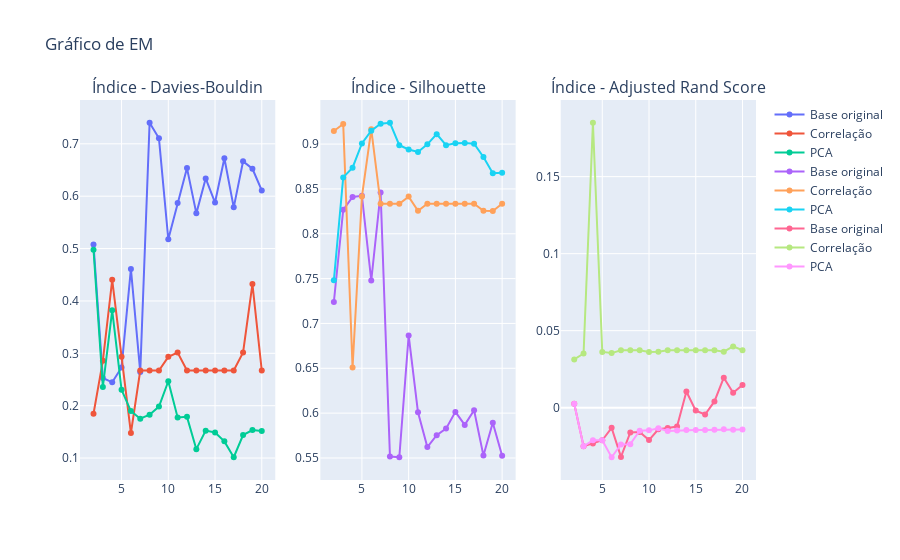

The notebook cell this image was saved under:
### Code cell
plot_cluster_indices(data_tfidf, selected_df_corr, selected_df_pca, labels, 'em', cov_type='full')

### Figure 1 — Plotly figure (JSON) as saved in the notebook; plotly's stock layout.template omitted (floating-point values rounded to 4 significant figures)
{"data": [{"name": "Base original", "type": "scatter", "x": [2, 3, 4, 5, 6, 7, 8, 9, 10, 11, 12, 13, 14, 15, 16, 17, 18, 19, 20], "xaxis": "x", "y": [0.5079, 0.2529, 0.2447, 0.2731, 0.4611, 0.2643, 0.7402, 0.7105, 0.5177, 0.587, 0.6536, 0.5672, 0.634, 0.5878, 0.6723, 0.5787, 0.6665, 0.6524, 0.611], "yaxis": "y"}, {"name": "Correlação", "type": "scatter", "x": [2, 3, 4, 5, 6, 7, 8, 9, 10, 11, 12, 13, 14, 15, 16, 17, 18, 19, 20], "xaxis": "x", "y": [0.1847, 0.2856, 0.4403, 0.2932, 0.1478, 0.267, 0.267, 0.267, 0.2932, 0.3015, 0.267, 0.267, 0.267, 0.267, 0.267, 0.267, 0.3015, 0.4323, 0.267], "yaxis": "y"}, {"name": "PCA", "type": "scatter", "x": [2, 3, 4, 5, 6, 7, 8, 9, 10, 11, 12, 13, 14, 15, 16, 17, 18, 19, 20], "xaxis": "x", "y": [0.4977, 0.2358, 0.382, 0.2304, 0.1897, 0.1752, 0.1829, 0.1984, 0.2466, 0.1775, 0.1787, 0.117, 0.1524, 0.1489, 0.1319, 0.1016, 0.1439, 0.1535, 0.1516], "yaxis": "y"}, {"name": "Base original", "type": "scatter", "x": [2, 3, 4, 5, 6, 7, 8, 9, 10, 11, 12, 13, 14, 15, 16, 17, 18, 19, 20], "xaxis": "x2", "y": [0.7239, 0.8267, 0.8411, 0.8423, 0.7479, 0.846, 0.5516, 0.5508, 0.6866, 0.6008, 0.5621, 0.5754, 0.5827, 0.6014, 0.5869, 0.6033, 0.5527, 0.5892, 0.5526], "yaxis": "y2"}, {"name": "Correlação", "type": "scatter", "x": [2, 3, 4, 5, 6, 7, 8, 9, 10, 11, 12, 13, 14, 15, 16, 17, 18, 19, 20], "xaxis": "x2", "y": [0.9145, 0.9224, 0.6509, 0.8414, 0.9165, 0.8334, 0.8334, 0.8334, 0.8414, 0.8257, 0.8334, 0.8334, 0.8334, 0.8334, 0.8334, 0.8334, 0.8257, 0.8254, 0.8334], "yaxis": "y2"}, {"name": "PCA", "type": "scatter", "x": [2, 3, 4, 5, 6, 7, 8, 9, 10, 11, 12, 13, 14, 15, 16, 17, 18, 19, 20], "xaxis": "x2", "y": [0.7481, 0.8628, 0.8737, 0.9007, 0.9148, 0.9227, 0.9238, 0.8988, 0.894, 0.8913, 0.8997, 0.9111, 0.8988, 0.9009, 0.9011, 0.9003, 0.8856, 0.8674, 0.868], "yaxis": "y2"}, {"name": "Base original", "type": "scatter", "x": [2, 3, 4, 5, 6, 7, 8, 9, 10, 11, 12, 13, 14, 15, 16, 17, 18, 19, 20], "xaxis": "x3", "y": [0.002604, -0.02508, -0.02319, -0.02115, -0.01309, -0.03196, -0.01605, -0.01584, -0.02102, -0.01404, -0.01321, -0.01227, 0.0105, -0.001906, -0.004433, 0.004065, 0.01949, 0.009644, 0.01466], "yaxis": "y3"}, {"name": "Correlação", "type": "scatter", "x": [2, 3, 4, 5, 6, 7, 8, 9, 10, 11, 12, 13, 14, 15, 16, 17, 18, 19, 20], "xaxis": "x3", "y": [0.03134, 0.03515, 0.185, 0.03617, 0.03545, 0.03728, 0.03728, 0.03728, 0.03617, 0.03638, 0.03728, 0.03728, 0.03728, 0.03728, 0.03728, 0.03728, 0.03638, 0.0398, 0.03728], "yaxis": "y3"}, {"name": "PCA", "type": "scatter", "x": [2, 3, 4, 5, 6, 7, 8, 9, 10, 11, 12, 13, 14, 15, 16, 17, 18, 19, 20], "xaxis": "x3", "y": [0.002604, -0.02508, -0.02106, -0.02115, -0.03218, -0.02388, -0.02367, -0.01497, -0.01472, -0.01331, -0.01514, -0.01479, -0.01442, -0.01446, -0.01446, -0.01437, -0.01408, -0.0143, -0.01416], "yaxis": "y3"}], "layout": {"annotations": [{"font": {"size": 16}, "showarrow": false, "text": "Índice - Davies-Bouldin", "x": 0.1444, "xanchor": "center", "xref": "paper", "y": 1, "yanchor": "bottom", "yref": "paper"}, {"font": {"size": 16}, "showarrow": false, "text": "Índice - Silhouette", "x": 0.5, "xanchor": "center", "xref": "paper", "y": 1, "yanchor": "bottom", "yref": "paper"}, {"font": {"size": 16}, "showarrow": false, "text": "Índice - Adjusted Rand Score", "x": 0.8556, "xanchor": "center", "xref": "paper", "y": 1, "yanchor": "bottom", "yref": "paper"}], "boxmode": "group", "showlegend": true, "title": {"text": "Gráfico de EM"}, "xaxis": {"anchor": "y", "domain": [0, 0.2889]}, "xaxis2": {"anchor": "y2", "domain": [0.3556, 0.6444]}, "xaxis3": {"anchor": "y3", "domain": [0.7111, 1]}, "yaxis": {"anchor": "x", "domain": [0, 1]}, "yaxis2": {"anchor": "x2", "domain": [0, 1]}, "yaxis3": {"anchor": "x3", "domain": [0, 1]}}}
